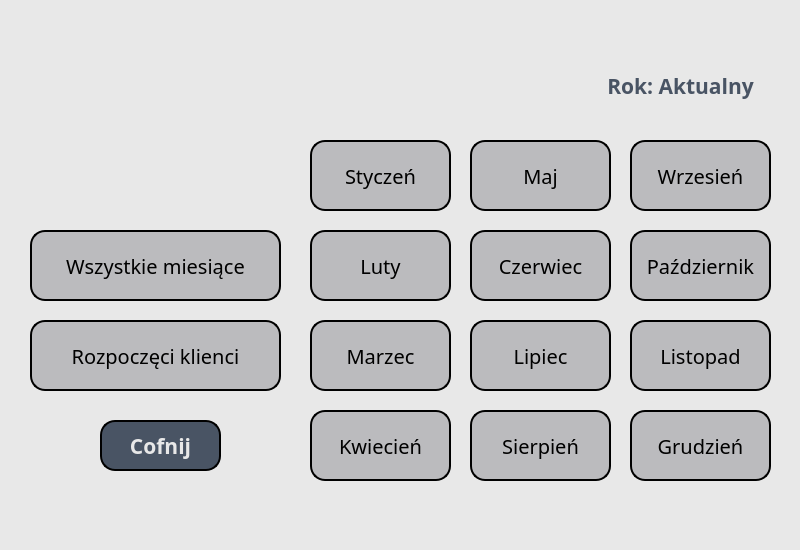
<?xml version="1.0" encoding="UTF-8"?>
<ui version="4.0">
 <class>Dialog</class>
 <widget class="QDialog" name="Dialog">
  <property name="geometry">
   <rect>
    <x>0</x>
    <y>0</y>
    <width>800</width>
    <height>550</height>
   </rect>
  </property>
  <property name="windowTitle">
   <string>Dialog</string>
  </property>
  <property name="styleSheet">
   <string notr="true">background-color: rgb(232, 232, 232);</string>
  </property>
  <widget class="QPushButton" name="pushButton">
   <property name="geometry">
    <rect>
     <x>310</x>
     <y>140</y>
     <width>141</width>
     <height>71</height>
    </rect>
   </property>
   <property name="font">
    <font>
     <family>Artifakt Element</family>
     <pointsize>15</pointsize>
    </font>
   </property>
   <property name="styleSheet">
    <string notr="true">background-color: rgb(187, 187, 190);
border-color: rgb(0, 0, 0);
border: 2px solid;
border-radius: 15px;</string>
   </property>
   <property name="text">
    <string>Styczeń</string>
   </property>
  </widget>
  <widget class="QPushButton" name="pushButton_2">
   <property name="geometry">
    <rect>
     <x>310</x>
     <y>230</y>
     <width>141</width>
     <height>71</height>
    </rect>
   </property>
   <property name="font">
    <font>
     <family>Artifakt Element</family>
     <pointsize>15</pointsize>
    </font>
   </property>
   <property name="styleSheet">
    <string notr="true">background-color: rgb(187, 187, 190);
border-color: rgb(0, 0, 0);
border: 2px solid;
border-radius: 15px;
</string>
   </property>
   <property name="text">
    <string>Luty</string>
   </property>
  </widget>
  <widget class="QPushButton" name="pushButton_3">
   <property name="geometry">
    <rect>
     <x>310</x>
     <y>320</y>
     <width>141</width>
     <height>71</height>
    </rect>
   </property>
   <property name="font">
    <font>
     <family>Artifakt Element</family>
     <pointsize>15</pointsize>
    </font>
   </property>
   <property name="styleSheet">
    <string notr="true">background-color: rgb(187, 187, 190);
border-color: rgb(0, 0, 0);
border: 2px solid;
border-radius: 15px;</string>
   </property>
   <property name="text">
    <string>Marzec</string>
   </property>
  </widget>
  <widget class="QPushButton" name="pushButton_4">
   <property name="geometry">
    <rect>
     <x>310</x>
     <y>410</y>
     <width>141</width>
     <height>71</height>
    </rect>
   </property>
   <property name="font">
    <font>
     <family>Artifakt Element</family>
     <pointsize>15</pointsize>
    </font>
   </property>
   <property name="styleSheet">
    <string notr="true">background-color: rgb(187, 187, 190);
border-color: rgb(0, 0, 0);
border: 2px solid;
border-radius: 15px;</string>
   </property>
   <property name="text">
    <string>Kwiecień</string>
   </property>
  </widget>
  <widget class="QPushButton" name="pushButton_5">
   <property name="geometry">
    <rect>
     <x>470</x>
     <y>140</y>
     <width>141</width>
     <height>71</height>
    </rect>
   </property>
   <property name="font">
    <font>
     <family>Artifakt Element</family>
     <pointsize>15</pointsize>
    </font>
   </property>
   <property name="styleSheet">
    <string notr="true">background-color: rgb(187, 187, 190);
border-color: rgb(0, 0, 0);
border: 2px solid;
border-radius: 15px;
</string>
   </property>
   <property name="text">
    <string>Maj</string>
   </property>
  </widget>
  <widget class="QPushButton" name="pushButton_6">
   <property name="geometry">
    <rect>
     <x>470</x>
     <y>230</y>
     <width>141</width>
     <height>71</height>
    </rect>
   </property>
   <property name="font">
    <font>
     <family>Artifakt Element</family>
     <pointsize>15</pointsize>
    </font>
   </property>
   <property name="styleSheet">
    <string notr="true">background-color: rgb(187, 187, 190);
border-color: rgb(0, 0, 0);
border: 2px solid;
border-radius: 15px;</string>
   </property>
   <property name="text">
    <string>Czerwiec</string>
   </property>
  </widget>
  <widget class="QPushButton" name="pushButton_7">
   <property name="geometry">
    <rect>
     <x>470</x>
     <y>320</y>
     <width>141</width>
     <height>71</height>
    </rect>
   </property>
   <property name="font">
    <font>
     <family>Artifakt Element</family>
     <pointsize>15</pointsize>
    </font>
   </property>
   <property name="styleSheet">
    <string notr="true">background-color: rgb(187, 187, 190);
border-color: rgb(0, 0, 0);
border: 2px solid;
border-radius: 15px;</string>
   </property>
   <property name="text">
    <string>Lipiec</string>
   </property>
  </widget>
  <widget class="QPushButton" name="pushButton_8">
   <property name="geometry">
    <rect>
     <x>470</x>
     <y>410</y>
     <width>141</width>
     <height>71</height>
    </rect>
   </property>
   <property name="font">
    <font>
     <family>Artifakt Element</family>
     <pointsize>15</pointsize>
    </font>
   </property>
   <property name="styleSheet">
    <string notr="true">background-color: rgb(187, 187, 190);
border-color: rgb(0, 0, 0);
border: 2px solid;
border-radius: 15px;</string>
   </property>
   <property name="text">
    <string>Sierpień</string>
   </property>
  </widget>
  <widget class="QPushButton" name="pushButton_9">
   <property name="geometry">
    <rect>
     <x>630</x>
     <y>140</y>
     <width>141</width>
     <height>71</height>
    </rect>
   </property>
   <property name="font">
    <font>
     <family>Artifakt Element</family>
     <pointsize>15</pointsize>
    </font>
   </property>
   <property name="styleSheet">
    <string notr="true">background-color: rgb(187, 187, 190);
border-color: rgb(0, 0, 0);
border: 2px solid;
border-radius: 15px;</string>
   </property>
   <property name="text">
    <string>Wrzesień</string>
   </property>
  </widget>
  <widget class="QPushButton" name="pushButton_10">
   <property name="geometry">
    <rect>
     <x>630</x>
     <y>230</y>
     <width>141</width>
     <height>71</height>
    </rect>
   </property>
   <property name="font">
    <font>
     <family>Artifakt Element</family>
     <pointsize>15</pointsize>
    </font>
   </property>
   <property name="styleSheet">
    <string notr="true">background-color: rgb(187, 187, 190);
border-color: rgb(0, 0, 0);
border: 2px solid;
border-radius: 15px;
</string>
   </property>
   <property name="text">
    <string>Październik</string>
   </property>
  </widget>
  <widget class="QPushButton" name="pushButton_11">
   <property name="geometry">
    <rect>
     <x>630</x>
     <y>320</y>
     <width>141</width>
     <height>71</height>
    </rect>
   </property>
   <property name="font">
    <font>
     <family>Artifakt Element</family>
     <pointsize>15</pointsize>
    </font>
   </property>
   <property name="styleSheet">
    <string notr="true">background-color: rgb(187, 187, 190);
border-color: rgb(0, 0, 0);
border: 2px solid;
border-radius: 15px;</string>
   </property>
   <property name="text">
    <string>Listopad</string>
   </property>
  </widget>
  <widget class="QPushButton" name="pushButton_12">
   <property name="geometry">
    <rect>
     <x>630</x>
     <y>410</y>
     <width>141</width>
     <height>71</height>
    </rect>
   </property>
   <property name="font">
    <font>
     <family>Artifakt Element</family>
     <pointsize>15</pointsize>
    </font>
   </property>
   <property name="styleSheet">
    <string notr="true">background-color: rgb(187, 187, 190);
border-color: rgb(0, 0, 0);
border: 2px solid;
border-radius: 15px;</string>
   </property>
   <property name="text">
    <string>Grudzień</string>
   </property>
  </widget>
  <widget class="QPushButton" name="pushButton_14">
   <property name="geometry">
    <rect>
     <x>30</x>
     <y>230</y>
     <width>251</width>
     <height>71</height>
    </rect>
   </property>
   <property name="font">
    <font>
     <family>Artifakt Element</family>
     <pointsize>15</pointsize>
    </font>
   </property>
   <property name="styleSheet">
    <string notr="true">background-color: rgb(187, 187, 190);
border-color: rgb(0, 0, 0);
border: 2px solid;
border-radius: 15px;</string>
   </property>
   <property name="text">
    <string>Wszystkie miesiące</string>
   </property>
  </widget>
  <widget class="QPushButton" name="pushButton_15">
   <property name="geometry">
    <rect>
     <x>30</x>
     <y>320</y>
     <width>251</width>
     <height>71</height>
    </rect>
   </property>
   <property name="font">
    <font>
     <family>Artifakt Element</family>
     <pointsize>15</pointsize>
    </font>
   </property>
   <property name="styleSheet">
    <string notr="true">background-color: rgb(187, 187, 190);
border-color: rgb(0, 0, 0);
border: 2px solid;
border-radius: 15px;</string>
   </property>
   <property name="text">
    <string>Rozpoczęci klienci</string>
   </property>
  </widget>
  <widget class="QPushButton" name="BackButton">
   <property name="geometry">
    <rect>
     <x>100</x>
     <y>420</y>
     <width>121</width>
     <height>51</height>
    </rect>
   </property>
   <property name="font">
    <font>
     <family>Artifakt Element</family>
     <pointsize>16</pointsize>
     <weight>75</weight>
     <bold>true</bold>
    </font>
   </property>
   <property name="styleSheet">
    <string notr="true">background-color: rgb(73, 84, 100);
border-color: rgb(0, 0, 0);
border: 2px solid;
border-radius: 15px;
color: rgb(232, 232, 232);</string>
   </property>
   <property name="text">
    <string>Cofnij</string>
   </property>
  </widget>
  <widget class="QLabel" name="yearLabel">
   <property name="geometry">
    <rect>
     <x>580</x>
     <y>60</y>
     <width>201</width>
     <height>51</height>
    </rect>
   </property>
   <property name="font">
    <font>
     <family>Artifakt Element</family>
     <pointsize>16</pointsize>
     <weight>75</weight>
     <bold>true</bold>
    </font>
   </property>
   <property name="styleSheet">
    <string notr="true">color: rgb(73, 84, 100);</string>
   </property>
   <property name="text">
    <string>Rok: Aktualny</string>
   </property>
   <property name="alignment">
    <set>Qt::AlignCenter</set>
   </property>
   <property name="wordWrap">
    <bool>true</bool>
   </property>
  </widget>
  <widget class="QLabel" name="label">
   <property name="geometry">
    <rect>
     <x>80</x>
     <y>50</y>
     <width>161</width>
     <height>151</height>
    </rect>
   </property>
   <property name="text">
    <string/>
   </property>
   <property name="pixmap">
    <pixmap>LogoSample_ByTailorBrands.png</pixmap>
   </property>
   <property name="scaledContents">
    <bool>true</bool>
   </property>
  </widget>
 </widget>
 <resources/>
 <connections/>
</ui>
